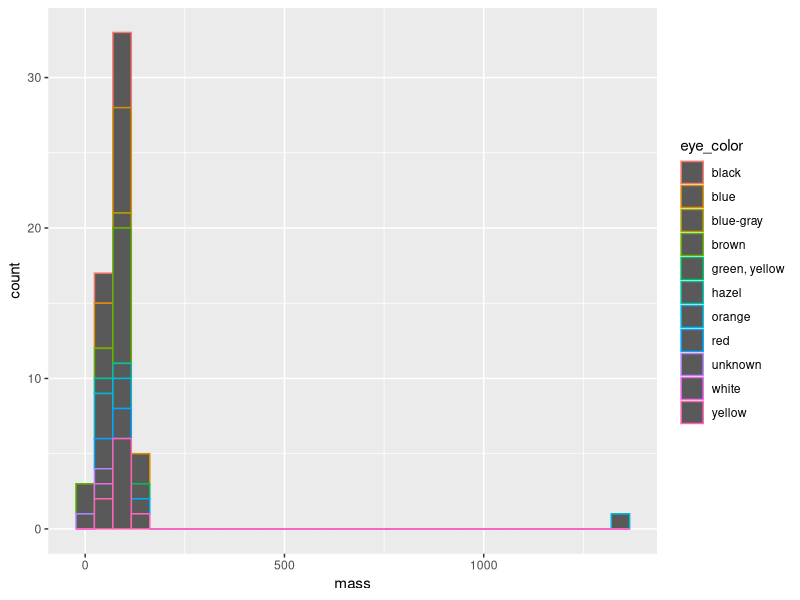
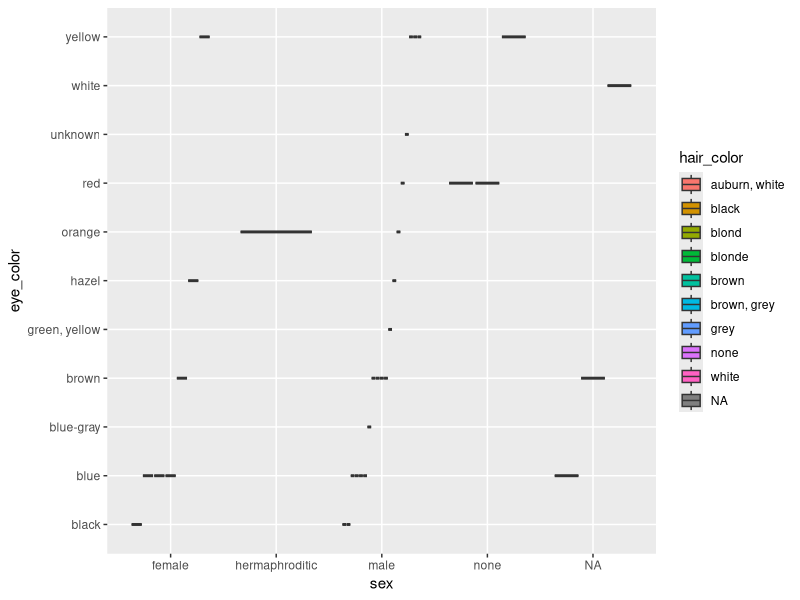

Here is the R script that generated these plots, in order:
#TD sur les graphics du 04/02/2025

library(dplyr)
data("starwars")
starwars
head(starwars)

install.packages("ggplot2")
library(ggplot2)

data <- starwars |> filter(!is.na(name) & !is.na(mass) & !is.na(eye_color))
head(data)
data2 <- data |> select(name, mass, eye_color) #Selectionner une partie des données à traiter
ggplot(data2) + geom_histogram(aes(x = mass, color = eye_color)) #histogramme des masses différentié par les coleurs des yeux

#Boxplot des sexes et coleur des yeux différentier selon les couleurs des cheveux
ggplot(data) + geom_boxplot(aes(x = sex, y = eye_color, fill = hair_color))
